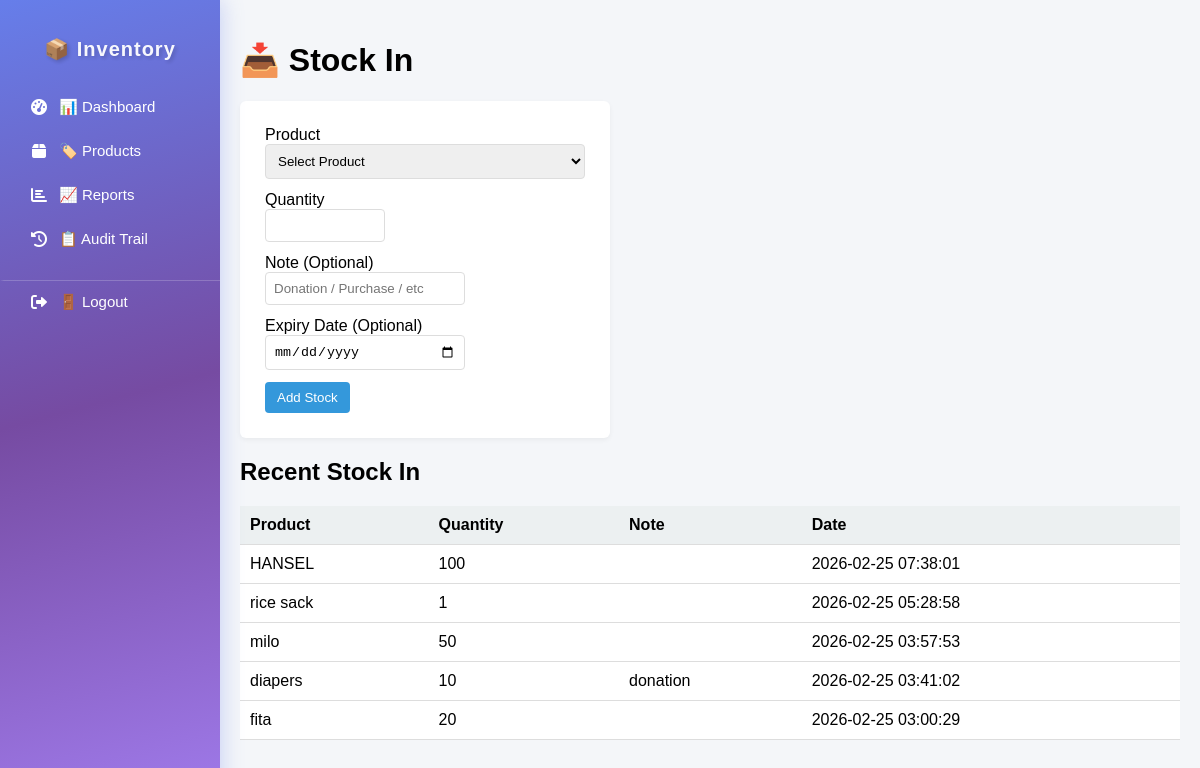
/stock_in.php, run on an earlier commit of the app's database.
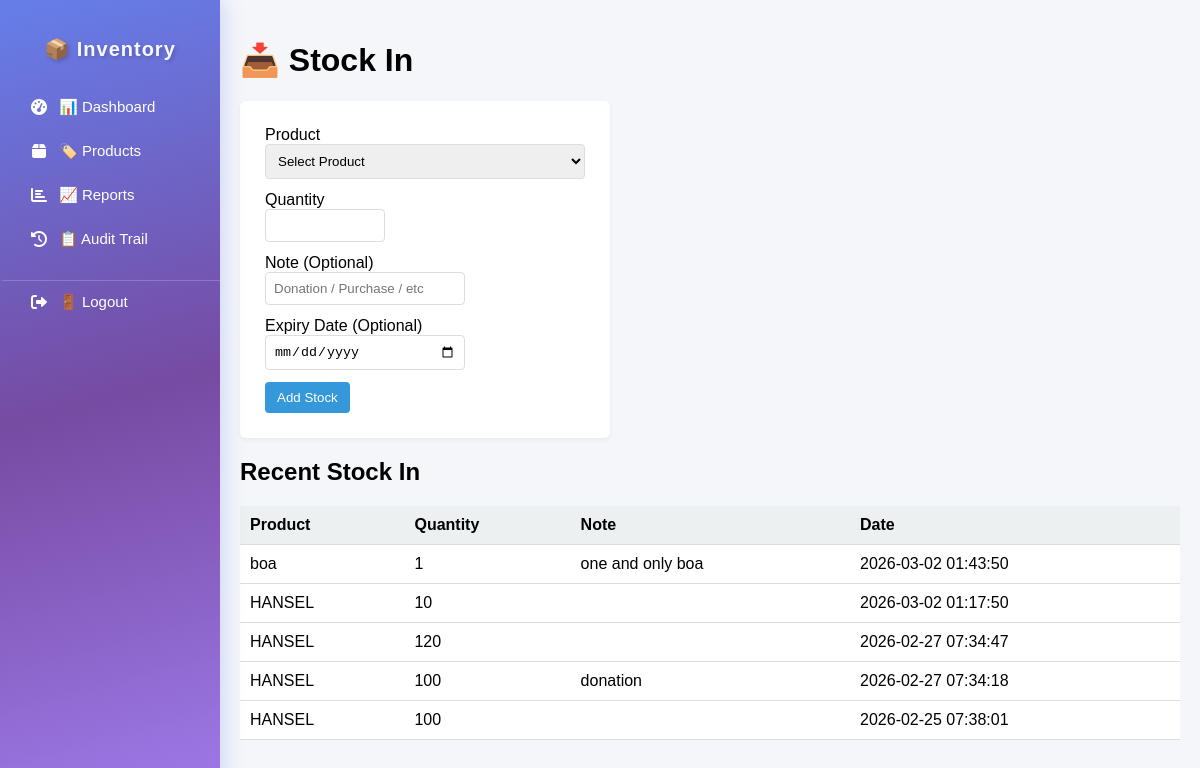
And on a later commit of the database.
### tables this page shows
CREATE TABLE `stock_movements` (
  `id` int(11) NOT NULL,
  `product_id` int(11) NOT NULL,
  `staff_id` int(11) DEFAULT NULL,
  `supplier_id` int(11) DEFAULT NULL,
  `type` enum('IN','OUT') NOT NULL,
  `quantity` int(11) NOT NULL CHECK (`quantity` > 0),
  `note` varchar(255) DEFAULT NULL,
  `reason` varchar(255) DEFAULT NULL,
  `expiry_date` date DEFAULT NULL,
  `created_at` timestamp NOT NULL DEFAULT current_timestamp()
);

CREATE TABLE `products` (
  `id` int(11) NOT NULL,
  `name` varchar(255) NOT NULL,
  `category_id` int(11) NOT NULL,
  `unit` varchar(50) NOT NULL,
  `min_stock` int(11) DEFAULT 0,
  `created_at` timestamp NOT NULL DEFAULT current_timestamp(),
  `is_active` tinyint(1) DEFAULT 1,
  `expiry_date` date DEFAULT NULL,
  `has_expiry` tinyint(1) DEFAULT 1,
  `image_path` varchar(255) DEFAULT NULL
);

### public/stock_in.php (the view, shortened to what this page needs)
<?php
$db = Database::connect();
$stmt2 = $db->query("
    SELECT sm.*, p.name AS product_name
    FROM stock_movements sm
    JOIN products p ON sm.product_id = p.id
    WHERE sm.type = 'IN'
    ORDER BY sm.created_at DESC
    LIMIT 5
");
$recent = $stmt2->fetchAll(PDO::FETCH_ASSOC);
?>
<!DOCTYPE html>
<html>
<head>
<link rel="stylesheet" href="assets/css/style.css">
</head>
<body>
<div class="container">
<?php include 'includes/sidebar.php'; ?>
<div class="main">
<h1>📥 Stock In</h1>
<div class="card">
<form action="../api/add_stock.php" method="POST">
<label>Product</label>
<select name="product_id" required>
<option value="">Select Product</option>
</select>
<label>Quantity</label>
<input
    type="number"
    name="quantity"
    class="quantity-input"
    required
    min="1"
    max="999"
    inputmode="numeric"
    pattern="[0-9]*"
>
<label>Note (Optional)</label>
<input
    type="text"
    name="note"
    class="note-input"
    placeholder="Donation / Purchase / etc"
>
<label>Expiry Date (Optional)</label>
<input type="date" name="expiry_date" style="width:200px;">
<button type="submit" style="display:block;margin-top:10px;">
Add Stock
</button>
</form>
</div>
<h2>Recent Stock In</h2>
<table>
<thead>
<tr>
<th>Product</th>
<th>Quantity</th>
<th>Note</th>
<th>Date</th>
</tr>
</thead>
<tbody>
<?php if(count($recent) > 0): ?>
<?php foreach($recent as $r): ?>
<tr>
<td><?= htmlspecialchars($r['product_name']) ?></td>
<td><?= $r['quantity'] ?></td>
<td><?= htmlspecialchars($r['note'] ?? '') ?></td>
<td><?= $r['created_at'] ?></td>
</tr>
<?php endforeach; ?>
<?php else: ?>
<tr>
<td colspan="4">No stock-in records yet.</td>
</tr>
<?php endif; ?>
</tbody>
</table>
</div>
</div>
</body>
</html>

What changed in the data, as far as the page shows it:
no longer on this page (row unchanged): stock_movements: product.name "rice sack", quantity "1", created_at "2026-02-25 05:28:58"
no longer on this page (row unchanged): stock_movements: product.name "milo", quantity "50", created_at "2026-02-25 03:57:53"
no longer on this page (row unchanged): stock_movements: product.name "diapers", quantity "10", note "donation", created_at "2026-02-25 03:41:02"
no longer on this page (row unchanged): stock_movements: product.name "fita", quantity "20", created_at "2026-02-25 03:00:29"
added stock_movements: product.name "boa", quantity "1", note "one and only boa", created_at "2026-03-02 01:43:50"
added stock_movements: product.name "HANSEL", quantity "10", created_at "2026-03-02 01:17:50"
added stock_movements: product.name "HANSEL", quantity "120", created_at "2026-02-27 07:34:47"
added stock_movements: product.name "HANSEL", quantity "100", note "donation", created_at "2026-02-27 07:34:18"
